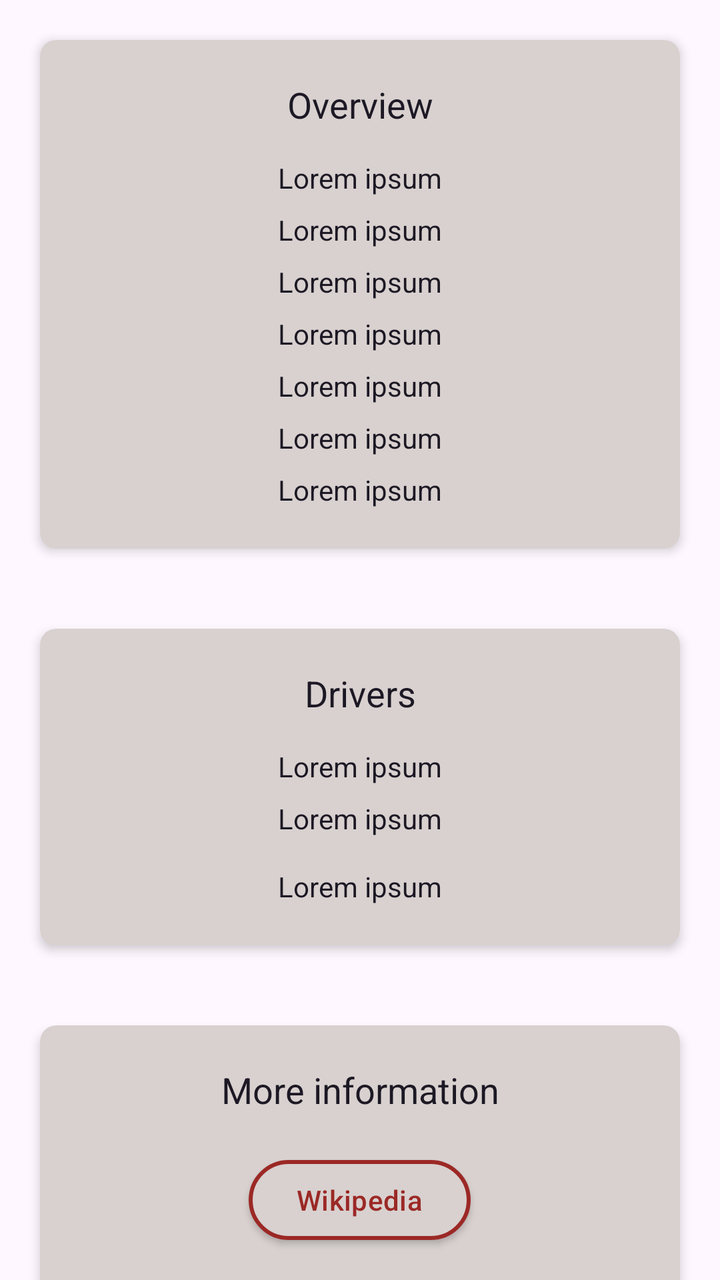
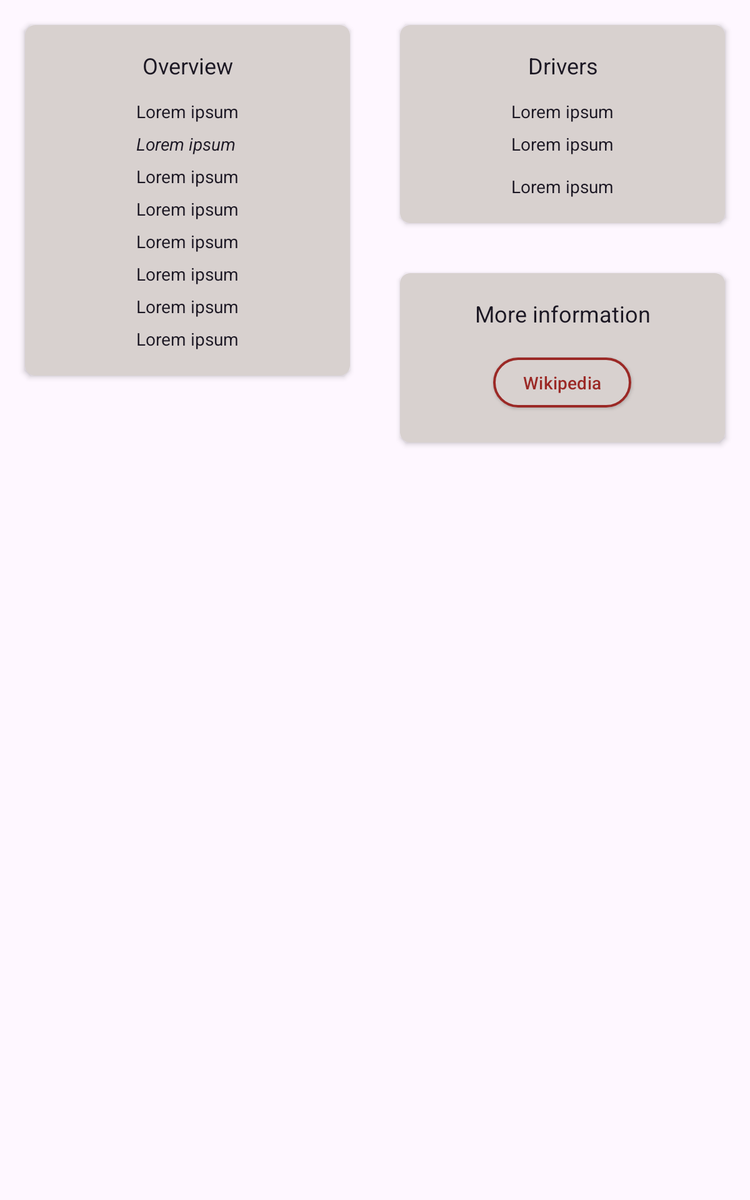

One screen, two layout resources from the same app: the default and the repository's alternative for another configuration. Each is rendered where Android would select it; the XML of both is given below.
<!-- AndroidManifest.xml: application theme Theme.F1scheduleapp -->
<!-- res/layout/fragment_team_details.xml -->
<?xml version="1.0" encoding="utf-8"?>
<FrameLayout xmlns:android="http://schemas.android.com/apk/res/android"
    xmlns:tools="http://schemas.android.com/tools"
    xmlns:app="http://schemas.android.com/apk/res-auto"
    android:layout_width="match_parent"
    android:layout_height="match_parent"
    tools:context=".ui.team.TeamDetailsFragment">

    <androidx.core.widget.NestedScrollView
        android:layout_width="match_parent"
        android:layout_height="match_parent">

        <androidx.appcompat.widget.LinearLayoutCompat
            android:layout_width="match_parent"
            android:layout_height="match_parent"
            android:orientation="vertical">

            <com.google.android.material.card.MaterialCardView
                android:layout_width="match_parent"
                android:layout_height="wrap_content"
                android:layout_margin="20dp"
                android:padding="20dp"
                app:cardBackgroundColor="?attr/colorSecondaryVariant"
                app:cardElevation="3dp"
                app:shapeAppearance="@style/ShapeAppearance.Material3.MediumComponent"
                app:strokeWidth="0dp">

                <LinearLayout
                    android:layout_width="match_parent"
                    android:layout_height="match_parent"
                    android:gravity="center"
                    android:textColor="?attr/colorOnSecondary"
                    android:orientation="vertical"
                    android:padding="20dp">

                    <TextView
                        android:layout_width="match_parent"
                        android:layout_height="wrap_content"
                        android:textAlignment="center"
                        android:textColor="?attr/colorOnSecondary"
                        android:text="@string/overview"
                        android:textFontWeight="800"
                        android:textStyle="bold"
                        android:textSize="18dp"
                        android:layout_marginBottom="15dp"/>

                    <LinearLayout
                        android:layout_width="wrap_content"
                        android:layout_height="wrap_content"
                        android:textColor="?attr/colorOnSecondary"
                        android:orientation="vertical"
                        android:layout_gravity="center_horizontal"
                        android:gravity="left">

                        <TextView
                            android:layout_width="wrap_content"
                            android:layout_height="wrap_content"
                            android:textColor="?attr/colorOnSecondary"
                            android:text="@string/dummy_text"
                            android:layout_marginBottom="7dp"
                            android:id="@+id/team_screen_name" />

                        <TextView
                            android:layout_width="wrap_content"
                            android:layout_height="wrap_content"
                            android:textColor="?attr/colorOnSecondary"
                            android:text="@string/dummy_text"
                            android:layout_marginBottom="7dp"
                            android:id="@+id/team_screen_nationality" />

                        <TextView
                            android:layout_width="wrap_content"
                            android:layout_height="wrap_content"
                            android:textColor="?attr/colorOnSecondary"
                            android:text="@string/dummy_text"
                            android:layout_marginBottom="7dp"
                            android:id="@+id/team_screen_engine" />

                        <TextView
                            android:layout_width="wrap_content"
                            android:layout_height="wrap_content"
                            android:textColor="?attr/colorOnSecondary"
                            android:text="@string/dummy_text"
                            android:layout_marginBottom="7dp"
                            android:id="@+id/team_screen_teamlead" />

                        <TextView
                            android:layout_width="wrap_content"
                            android:layout_height="wrap_content"
                            android:textColor="?attr/colorOnSecondary"
                            android:text="@string/dummy_text"
                            android:layout_marginBottom="7dp"
                            android:id="@+id/team_screen_director" />

                        <TextView
                            android:layout_width="wrap_content"
                            android:layout_height="wrap_content"
                            android:textColor="?attr/colorOnSecondary"
                            android:text="@string/dummy_text"
                            android:layout_marginBottom="7dp"
                            android:id="@+id/team_screen_points" />

                        <TextView
                            android:layout_width="wrap_content"
                            android:layout_height="wrap_content"
                            android:textColor="?attr/colorOnSecondary"
                            android:text="@string/dummy_text"
                            android:id="@+id/team_screen_wins" />

                    </LinearLayout>

                </LinearLayout>

            </com.google.android.material.card.MaterialCardView>

            <com.google.android.material.card.MaterialCardView
                android:layout_width="match_parent"
                android:layout_height="wrap_content"
                android:layout_margin="20dp"
                android:padding="20dp"
                app:cardBackgroundColor="?attr/colorSecondaryVariant"
                app:cardElevation="3dp"
                app:shapeAppearance="@style/ShapeAppearance.Material3.MediumComponent"
                app:strokeWidth="0dp">

                <LinearLayout
                    android:layout_width="match_parent"
                    android:layout_height="match_parent"
                    android:gravity="center"
                    android:textColor="?attr/colorOnSecondary"
                    android:orientation="vertical"
                    android:padding="20dp">

                    <TextView
                        android:layout_width="match_parent"
                        android:layout_height="wrap_content"
                        android:textAlignment="center"
                        android:textColor="?attr/colorOnSecondary"
                        android:text="@string/drivers"
                        android:textFontWeight="800"
                        android:textStyle="bold"
                        android:textSize="18dp"
                        android:layout_marginBottom="15dp"/>

                    <LinearLayout
                        android:layout_width="wrap_content"
                        android:layout_height="wrap_content"
                        android:textColor="?attr/colorOnSecondary"
                        android:orientation="vertical"
                        android:layout_gravity="center_horizontal"
                        android:gravity="left">

                        <TextView
                            android:layout_width="wrap_content"
                            android:layout_height="wrap_content"
                            android:textColor="?attr/colorOnSecondary"
                            android:text="@string/dummy_text"
                            android:layout_marginBottom="7dp"
                            android:id="@+id/team_screen_first_driver" />

                        <TextView
                            android:layout_width="wrap_content"
                            android:layout_height="wrap_content"
                            android:textColor="?attr/colorOnSecondary"
                            android:text="@string/dummy_text"
                            android:layout_marginBottom="15dp"
                            android:id="@+id/team_screen_second_driver" />

                        <TextView
                            android:layout_width="wrap_content"
                            android:layout_height="wrap_content"
                            android:textColor="?attr/colorOnSecondary"
                            android:text="@string/dummy_text"
                            android:id="@+id/team_screen_sub_driver" />

                    </LinearLayout>

                </LinearLayout>

            </com.google.android.material.card.MaterialCardView>

            <com.google.android.material.card.MaterialCardView
                android:layout_width="match_parent"
                android:layout_height="wrap_content"
                android:layout_margin="20dp"
                android:padding="20dp"
                android:id="@+id/race_screen_podium"
                app:cardBackgroundColor="?attr/colorSecondaryVariant"
                app:cardElevation="3dp"
                app:shapeAppearance="@style/ShapeAppearance.Material3.MediumComponent"
                app:strokeWidth="0dp">

                <LinearLayout
                    android:layout_width="match_parent"
                    android:layout_height="match_parent"
                    android:gravity="center"
                    android:orientation="vertical"
                    android:padding="20dp">

                    <TextView
                        android:layout_width="match_parent"
                        android:layout_height="wrap_content"
                        android:textAlignment="center"
                        android:textColor="?attr/colorOnSecondary"
                        android:text="@string/more_information"
                        android:textFontWeight="800"
                        android:textStyle="bold"
                        android:textSize="18dp"
                        android:layout_marginBottom="15dp"/>

                    <LinearLayout
                        android:layout_width="match_parent"
                        android:layout_height="match_parent"
                        android:orientation="horizontal"
                        android:gravity="center"
                        >

                        <com.google.android.material.button.MaterialButton
                            android:id="@+id/team_screen_wiki_button"
                            style="?attr/materialButtonOutlinedStyle"
                            android:layout_width="wrap_content"
                            android:layout_height="wrap_content"
                            android:elevation="2dp"
                            android:layout_margin="4dp"
                            android:text="@string/wikipedia"
                            android:textColor="?attr/colorPrimaryVariant"
                            app:backgroundTint="?attr/colorSecondaryVariant"
                            app:icon="@drawable/ic_wikipedia_24"
                            app:iconTint="?attr/colorPrimaryVariant"
                            app:strokeColor="?attr/colorPrimaryVariant"
                            app:strokeWidth="2dp" />

                    </LinearLayout>

                </LinearLayout>

            </com.google.android.material.card.MaterialCardView>

        </androidx.appcompat.widget.LinearLayoutCompat>

    </androidx.core.widget.NestedScrollView>

</FrameLayout>
<!-- resources referenced by this layout -->
<resources>
  <string name="drivers">Drivers</string>
  <string name="dummy_text">Lorem ipsum</string>
  <string name="more_information">More information</string>
  <string name="overview">Overview</string>
  <string name="wikipedia" translatable="false">Wikipedia</string>
  <style name="Theme.F1scheduleapp" parent="Theme.Material3.Light.NoActionBar">
          
          <item name="colorPrimary">@color/red_cg</item>
          <item name="colorPrimaryVariant">@color/red_auburn</item>
          <item name="colorOnPrimary">@color/white_cultured</item>
          
          <item name="colorSecondary">@color/silver_metallic</item>
          <item name="colorSecondaryVariant">@color/silver_timberwolf</item>
          <item name="colorOnSecondary">@color/black_xitecix_light</item>
          
          <item name="android:statusBarColor">?attr/colorPrimaryVariant</item>
          
          <item name="colorSecondaryContainer">?attr/colorPrimaryVariant</item>
          <item name="colorOnSecondaryContainer">?attr/colorSecondaryVariant</item>
      </style>
  <color name="red_cg">#e13e3b</color>
  <color name="red_auburn">#9b2926</color>
  <color name="white_cultured">#f8f7f7</color>
  <color name="silver_metallic">#b7b1b4</color>
  <color name="silver_timberwolf">#d8d1cf</color>
  <color name="black_xitecix_light">#1c1824</color>
</resources>
<!-- res/layout-sw600dp/fragment_team_details.xml (the repository's variant of the layout above) -->
<!-- drawn on a 7-inch tablet held upright -->
<?xml version="1.0" encoding="utf-8"?>
<FrameLayout xmlns:android="http://schemas.android.com/apk/res/android"
    xmlns:tools="http://schemas.android.com/tools"
    xmlns:app="http://schemas.android.com/apk/res-auto"
    android:layout_width="match_parent"
    android:layout_height="match_parent"
    tools:context=".ui.team.TeamDetailsFragment">

    <LinearLayout
        android:layout_width="match_parent"
        android:layout_height="match_parent"
        android:orientation="horizontal">

        <LinearLayout
            android:layout_width="0dp"
            android:layout_height="match_parent"
            android:orientation="vertical"
            android:layout_weight="1">

            <androidx.core.widget.NestedScrollView
                android:layout_width="match_parent"
                android:layout_height="match_parent">

                <androidx.appcompat.widget.LinearLayoutCompat
                    android:layout_width="match_parent"
                    android:layout_height="match_parent"
                    android:orientation="vertical">

                    <com.google.android.material.card.MaterialCardView
                        android:layout_width="match_parent"
                        android:layout_height="wrap_content"
                        android:layout_margin="20dp"
                        android:padding="20dp"
                        app:cardBackgroundColor="?attr/colorSecondaryVariant"
                        app:cardElevation="3dp"
                        app:shapeAppearance="@style/ShapeAppearance.Material3.MediumComponent"
                        app:strokeWidth="0dp">

                        <LinearLayout
                            android:layout_width="match_parent"
                            android:layout_height="match_parent"
                            android:gravity="center"
                            android:textColor="?attr/colorOnSecondary"
                            android:orientation="vertical"
                            android:padding="20dp">

                            <TextView
                                android:layout_width="match_parent"
                                android:layout_height="wrap_content"
                                android:textAlignment="center"
                                android:textColor="?attr/colorOnSecondary"
                                android:text="@string/overview"
                                android:textFontWeight="800"
                                android:textStyle="bold"
                                android:textSize="18dp"
                                android:layout_marginBottom="15dp"/>

                            <LinearLayout
                                android:layout_width="wrap_content"
                                android:layout_height="wrap_content"
                                android:textColor="?attr/colorOnSecondary"
                                android:orientation="vertical"
                                android:layout_gravity="center_horizontal"
                                android:gravity="left">

                                <TextView
                                    android:layout_width="wrap_content"
                                    android:layout_height="wrap_content"
                                    android:textColor="?attr/colorOnSecondary"
                                    android:text="@string/dummy_text"
                                    android:layout_marginBottom="7dp"
                                    android:id="@+id/team_screen_name" />

                                <TextView
                                    android:layout_width="wrap_content"
                                    android:layout_height="wrap_content"
                                    android:textColor="?attr/colorOnSecondary"
                                    android:textStyle="italic"
                                    android:text="@string/dummy_text"
                                    android:layout_marginBottom="7dp"
                                    android:id="@+id/team_screen_alt_name" />

                                <TextView
                                    android:layout_width="wrap_content"
                                    android:layout_height="wrap_content"
                                    android:textColor="?attr/colorOnSecondary"
                                    android:text="@string/dummy_text"
                                    android:layout_marginBottom="7dp"
                                    android:id="@+id/team_screen_nationality" />

                                <TextView
                                    android:layout_width="wrap_content"
                                    android:layout_height="wrap_content"
                                    android:textColor="?attr/colorOnSecondary"
                                    android:text="@string/dummy_text"
                                    android:layout_marginBottom="7dp"
                                    android:id="@+id/team_screen_engine" />

                                <TextView
                                    android:layout_width="wrap_content"
                                    android:layout_height="wrap_content"
                                    android:textColor="?attr/colorOnSecondary"
                                    android:text="@string/dummy_text"
                                    android:layout_marginBottom="7dp"
                                    android:id="@+id/team_screen_teamlead" />

                                <TextView
                                    android:layout_width="wrap_content"
                                    android:layout_height="wrap_content"
                                    android:textColor="?attr/colorOnSecondary"
                                    android:text="@string/dummy_text"
                                    android:layout_marginBottom="7dp"
                                    android:id="@+id/team_screen_director" />

                                <TextView
                                    android:layout_width="wrap_content"
                                    android:layout_height="wrap_content"
                                    android:textColor="?attr/colorOnSecondary"
                                    android:text="@string/dummy_text"
                                    android:layout_marginBottom="7dp"
                                    android:id="@+id/team_screen_points" />

                                <TextView
                                    android:layout_width="wrap_content"
                                    android:layout_height="wrap_content"
                                    android:textColor="?attr/colorOnSecondary"
                                    android:text="@string/dummy_text"
                                    android:id="@+id/team_screen_wins" />

                            </LinearLayout>

                        </LinearLayout>

                    </com.google.android.material.card.MaterialCardView>

                </androidx.appcompat.widget.LinearLayoutCompat>

            </androidx.core.widget.NestedScrollView>

        </LinearLayout>

        <LinearLayout
            android:layout_width="0dp"
            android:layout_height="match_parent"
            android:orientation="vertical"
            android:layout_weight="1">

            <androidx.core.widget.NestedScrollView
                android:layout_width="match_parent"
                android:layout_height="match_parent">

                <androidx.appcompat.widget.LinearLayoutCompat
                    android:layout_width="match_parent"
                    android:layout_height="match_parent"
                    android:orientation="vertical">

                    <com.google.android.material.card.MaterialCardView
                        android:layout_width="match_parent"
                        android:layout_height="wrap_content"
                        android:layout_margin="20dp"
                        android:padding="20dp"
                        app:cardBackgroundColor="?attr/colorSecondaryVariant"
                        app:cardElevation="3dp"
                        app:shapeAppearance="@style/ShapeAppearance.Material3.MediumComponent"
                        app:strokeWidth="0dp">

                        <LinearLayout
                            android:layout_width="match_parent"
                            android:layout_height="match_parent"
                            android:gravity="center"
                            android:textColor="?attr/colorOnSecondary"
                            android:orientation="vertical"
                            android:padding="20dp">

                            <TextView
                                android:layout_width="match_parent"
                                android:layout_height="wrap_content"
                                android:textAlignment="center"
                                android:textColor="?attr/colorOnSecondary"
                                android:text="@string/drivers"
                                android:textFontWeight="800"
                                android:textStyle="bold"
                                android:textSize="18dp"
                                android:layout_marginBottom="15dp"/>

                            <LinearLayout
                                android:layout_width="wrap_content"
                                android:layout_height="wrap_content"
                                android:textColor="?attr/colorOnSecondary"
                                android:orientation="vertical"
                                android:layout_gravity="center_horizontal"
                                android:gravity="left">

                                <TextView
                                    android:layout_width="wrap_content"
                                    android:layout_height="wrap_content"
                                    android:textColor="?attr/colorOnSecondary"
                                    android:text="@string/dummy_text"
                                    android:layout_marginBottom="7dp"
                                    android:id="@+id/team_screen_first_driver" />

                                <TextView
                                    android:layout_width="wrap_content"
                                    android:layout_height="wrap_content"
                                    android:textColor="?attr/colorOnSecondary"
                                    android:text="@string/dummy_text"
                                    android:layout_marginBottom="15dp"
                                    android:id="@+id/team_screen_second_driver" />

                                <TextView
                                    android:layout_width="wrap_content"
                                    android:layout_height="wrap_content"
                                    android:textColor="?attr/colorOnSecondary"
                                    android:text="@string/dummy_text"
                                    android:id="@+id/team_screen_sub_driver" />

                            </LinearLayout>

                        </LinearLayout>

                    </com.google.android.material.card.MaterialCardView>

                    <com.google.android.material.card.MaterialCardView
                        android:layout_width="match_parent"
                        android:layout_height="wrap_content"
                        android:layout_margin="20dp"
                        android:padding="20dp"
                        android:id="@+id/race_screen_podium"
                        app:cardBackgroundColor="?attr/colorSecondaryVariant"
                        app:cardElevation="3dp"
                        app:shapeAppearance="@style/ShapeAppearance.Material3.MediumComponent"
                        app:strokeWidth="0dp">

                        <LinearLayout
                            android:layout_width="match_parent"
                            android:layout_height="match_parent"
                            android:gravity="center"
                            android:orientation="vertical"
                            android:padding="20dp">

                            <TextView
                                android:layout_width="match_parent"
                                android:layout_height="wrap_content"
                                android:textAlignment="center"
                                android:textColor="?attr/colorOnSecondary"
                                android:text="@string/more_information"
                                android:textFontWeight="800"
                                android:textStyle="bold"
                                android:textSize="18dp"
                                android:layout_marginBottom="15dp"/>

                            <LinearLayout
                                android:layout_width="match_parent"
                                android:layout_height="match_parent"
                                android:orientation="horizontal"
                                android:gravity="center"
                                >

                                <com.google.android.material.button.MaterialButton
                                    android:id="@+id/team_screen_wiki_button"
                                    style="?attr/materialButtonOutlinedStyle"
                                    android:layout_width="wrap_content"
                                    android:layout_height="wrap_content"
                                    android:elevation="2dp"
                                    android:layout_margin="4dp"
                                    android:text="@string/wikipedia"
                                    android:textColor="?attr/colorPrimaryVariant"
                                    app:backgroundTint="?attr/colorSecondaryVariant"
                                    app:icon="@drawable/ic_wikipedia_24"
                                    app:iconTint="?attr/colorPrimaryVariant"
                                    app:strokeColor="?attr/colorPrimaryVariant"
                                    app:strokeWidth="2dp" />

                            </LinearLayout>

                        </LinearLayout>

                    </com.google.android.material.card.MaterialCardView>

                </androidx.appcompat.widget.LinearLayoutCompat>

            </androidx.core.widget.NestedScrollView>

        </LinearLayout>

    </LinearLayout>

</FrameLayout>
